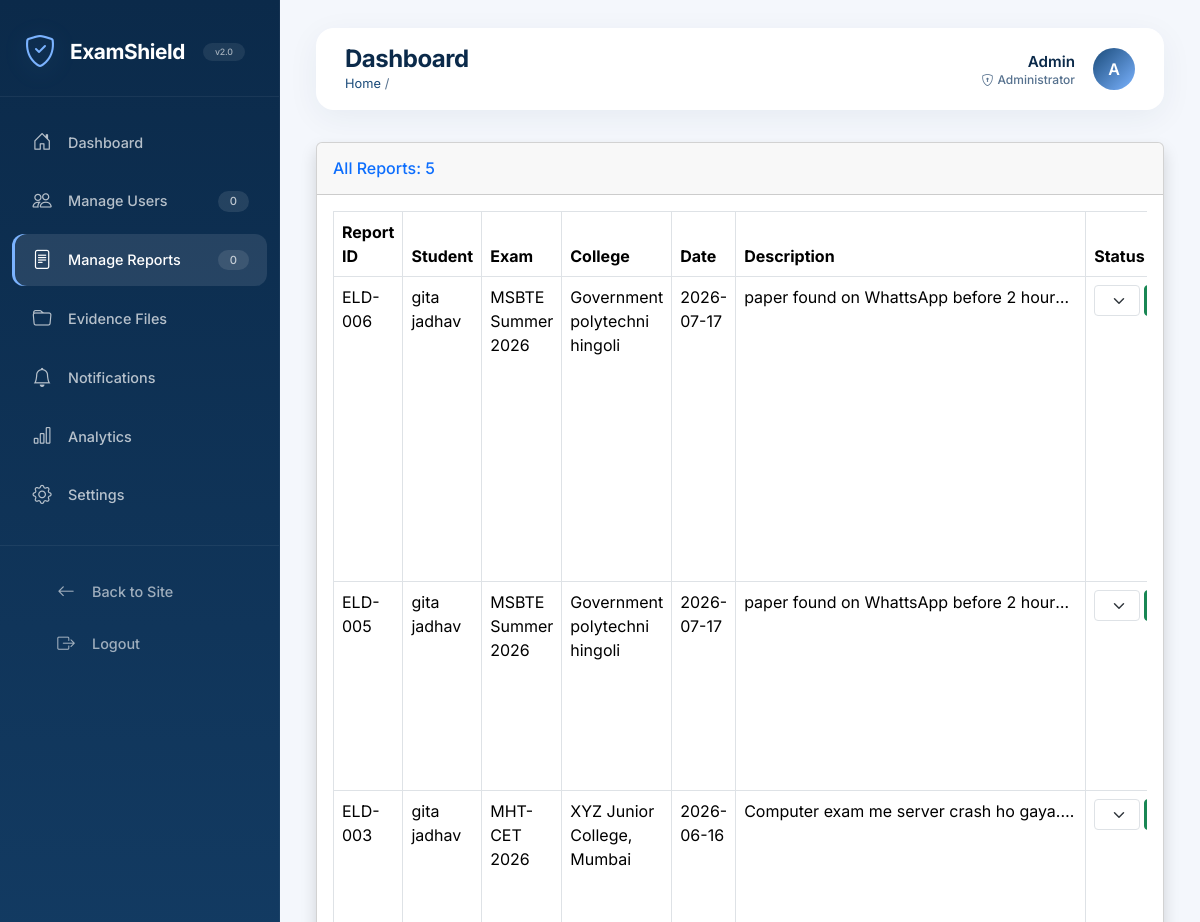
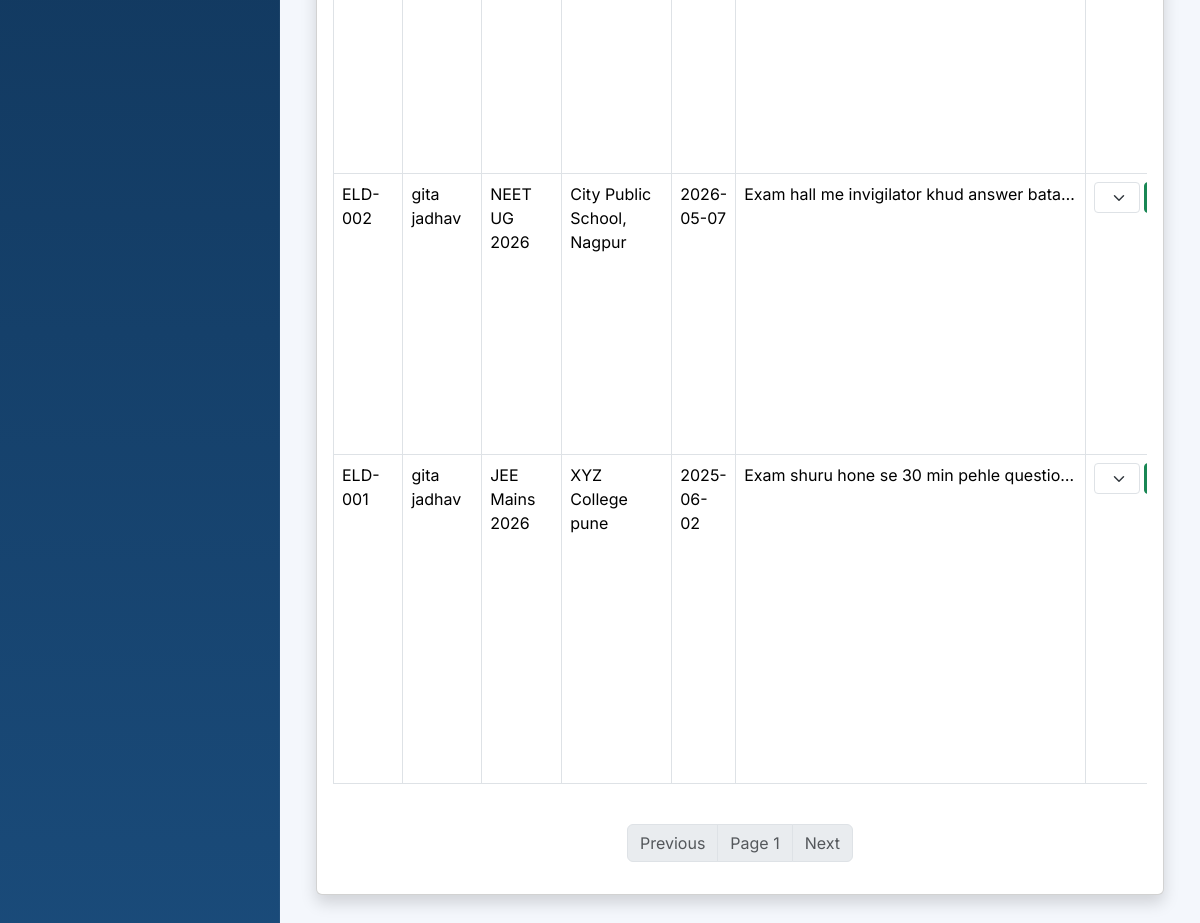
The page /admin/reports (signed in) on the database its author committed (2 pictures, top to bottom).
### tables this page shows
CREATE TABLE users (
            id INTEGER PRIMARY KEY AUTOINCREMENT,
            username TEXT NOT NULL UNIQUE,
            password TEXT NOT NULL,
            email TEXT UNIQUE,
            mobile TEXT UNIQUE,
            name TEXT,
            role TEXT DEFAULT 'student',

            -- Verification
            is_mobile_verified INTEGER DEFAULT 0,
            is_email_verified INTEGER DEFAULT 0,
            mobile_otp TEXT,
            otp_generated_at TEXT,

            -- Identity Proof 
            profile_photo TEXT,
            id_proof_type TEXT,
            id_proof_number TEXT,
            id_proof_photo TEXT,
            is_id_verified INTEGER DEFAULT 0,

            -- Tracking & Moderation
            signup_ip TEXT,
            signup_user_agent TEXT,
            created_at TEXT DEFAULT CURRENT_TIMESTAMP,
            is_blocked INTEGER DEFAULT 0,
            trust_score INTEGER DEFAULT 100
        );

CREATE TABLE entries (
            id INTEGER PRIMARY KEY AUTOINCREMENT,
            user_id INTEGER NOT NULL,
            exam_name TEXT NOT NULL,
            subject_name TEXT NOT NULL,
            college_name TEXT NOT NULL,
            status TEXT DEFAULT 'Pending',
            report_date TEXT,
            description TEXT,

            -- Incident Location
            incident_state TEXT,
            incident_district TEXT,
            incident_city TEXT,
            incident_college TEXT,
            incident_address TEXT,

            -- Multiple Files - JSON madhe store karu
            photos TEXT,
            videos TEXT,
            audios TEXT,

            -- Admin
            urgency_score INTEGER DEFAULT 0,
            ai_summary TEXT,
            fake_status TEXT,
            admin_remark TEXT,
            is_dummy INTEGER DEFAULT 0,
            created_at TEXT DEFAULT CURRENT_TIMESTAMP,
            updated_at TEXT, category TEXT DEFAULT 'Other', sentiment TEXT DEFAULT 'Normal',

            FOREIGN KEY (user_id) REFERENCES users (id)
        );

### app.py (the view)
@app.route('/admin/reports')
@admin_required
def admin_reports():
    page = request.args.get('page', 1, type=int)
    per_page = 10
    offset = (page - 1) * per_page
    conn = get_db()
    conn.row_factory = sqlite3.Row
    total_reports = conn.execute("SELECT COUNT(*) FROM entries").fetchone()[0]
    reports = conn.execute("""
        SELECT e.*, u.name
        FROM entries e
        JOIN users u ON e.user_id=u.id
        ORDER BY e.id DESC
        LIMIT? OFFSET?
    """, (per_page, offset)).fetchall()
    conn.close()
    return render_template('admin_reports.html',
                           user=current_user,
                           reports=[dict(r) for r in reports],
                           page=page,
                           total=total_reports,
                           per_page=per_page)

### app.py (called while the page is built)
@login_manager.user_loader
def load_user(user_id):
    conn = get_db()
    user_row = conn.execute('SELECT * FROM users WHERE id =?', (user_id,)).fetchone()
    conn.close()
    if user_row:
        user = dict(user_row)
        return User(
            id=user['id'],
            username=user['username'],
            name=user.get('name', 'User'),
            role=user.get('role', 'student'),
            is_mobile_verified=user.get('is_mobile_verified', 0),
            is_email_verified=user.get('is_email_verified', 0),
            is_blocked=user.get('is_blocked', 0)
        )
    return None

def admin_required(f):
    @wraps(f)
    def decorated_function(*args, **kwargs):
        if not current_user.is_authenticated:
            flash('Please login first', 'error')
            return redirect(url_for('login'))
        if current_user.role!= 'admin':
            flash('You do not have admin permission', 'error')
            return redirect(url_for('dashboard'))
        return f(*args, **kwargs)
    return decorated_function

@app.context_processor
def inject_notifications():
    if current_user.is_authenticated: # FIX: session ki jagah current_user
        conn = get_db()
        count = conn.execute("SELECT COUNT(*) FROM notifications WHERE is_read = 0").fetchone()[0]
        conn.close()
        return dict(unread_count=count)
    return dict(unread_count=0)

def get_settings():
    conn = get_db()
    s = conn.execute("SELECT * FROM settings WHERE id=1").fetchone()
    conn.close()
    return s

@app.before_request
def check_maintenance():
    settings = get_settings()
    if settings and settings['maintenance_mode'] == 1:
        if request.endpoint and 'static' not in request.endpoint:
            if not current_user.is_authenticated or current_user.role!= 'admin':
                return render_template('maintenance.html'), 503

### database.py (called while the page is built)
def get_db():
    conn = sqlite3.connect(DB_PATH)
    conn.row_factory = sqlite3.Row
    return conn

### templates/admin_reports.html (shortened to what this page needs)
{% extends "admin_base.html" %}
{% block content %}
<div class="card shadow mb-4">
    <div class="card-header py-3 d-flex justify-content-between">
        <h6 class="m-0 font-weight-bold text-primary">All Reports: {{ total }}</h6>
    </div>
    <div class="card-body">
        <div class="table-responsive">
            <table class="table table-bordered table-hover">
                <thead class="thead-dark">
                    <tr>
                        <th>Report ID</th>
                        <th>Student</th>
                        <th>Exam</th>
                        <th>College</th>
                        <th>Date</th>
                        <th>Description</th>
                        <th>Status</th>
                    </tr>
                </thead>
                <tbody>
                    {% for r in reports %}
                    <tr>
                        <td>ELD-{{ '%03d'|format(r.id) }}</td>
                        <td>{{ r.name }}<br><small class="text-muted">{{ r.email }}</small></td>
                        <td>{{ r.exam_name }}</td>
                        <td>{{ r.college_name }}</td>
                        <td>{{ r.report_date }}</td>
                        <td class="desc-col" title="{{ r.description }}">{{ r.description[:120] }}{% if r.description|length > 120 %}...{% endif %}</td>
                        <td>
                            <form action="{{ url_for('update_status', id=r.id) }}" method="POST" class="d-flex gap-1">
                                <select name="status" class="form-select form-select-sm">
                                    <option value="Pending" {% if r.status=='Pending' %}selected{% endif %}>Pending</option>
                                    <option value="In Progress" {% if r.status=='In Progress' %}selected{% endif %}>In Progress</option>
                                </select>
                                <button type="submit" class="btn btn-sm btn-success">✓</button>
                            </form>
                        </td>
                    </tr>
                    {% else %}
                    <tr><td colspan="9" class="text-center">No reports found</td></tr>
                    {% endfor %}
                </tbody>
            </table>
        </div>
        <nav aria-label="Page navigation" class="mt-4">
          <ul class="pagination justify-content-center">
            {% if page > 1 %}
            <li class="page-item">
              <a class="page-link" href="{{ url_for('admin_reports', page=page-1) }}">Previous</a>
            </li>
            {% else %}
            <li class="page-item disabled"><span class="page-link">Previous</span></li>
            {% endif %}
            <li class="page-item disabled"><span class="page-link">Page {{ page }}</span></li>
            {% if page * per_page < total %}
            <li class="page-item">
              <a class="page-link" href="{{ url_for('admin_reports', page=page+1) }}">Next</a>
            </li>
            {% else %}
            <li class="page-item disabled"><span class="page-link">Next</span></li>
            {% endif %}
          </ul>
        </nav>
    </div>
</div>
{% endblock %}

### templates/admin_base.html (shortened to what this page needs)
<!DOCTYPE html>
<html lang="en">
<head>
    <link href="https://cdn.jsdelivr.net/npm/bootstrap@5.3.3/dist/css/bootstrap.min.css" rel="stylesheet">
    <link rel="stylesheet" href="https://cdn.jsdelivr.net/npm/bootstrap-icons@1.11.3/font/bootstrap-icons.min.css">
</head>
<body>
    <nav class="admin-sidebar" id="adminSidebar">
        <div class="brand">
            <i class="bi bi-shield-check"></i>
            <span>ExamShield</span>
            <span class="badge-version">v2.0</span>
        </div>
        <ul class="nav flex-column">
            <li>
                <a class="nav-link {% if request.endpoint == 'admin_dashboard' %}active{% endif %}" href="{{ url_for('admin_dashboard') }}">
                    <i class="bi bi-house-door"></i> Dashboard
                </a>
            </li>
            <li>
                <a class="nav-link {% if request.endpoint == 'admin_users' %}active{% endif %}" href="{{ url_for('admin_users') }}">
                    <i class="bi bi-people"></i> Manage Users
                    <span class="badge-count">{{ user_count|default(0) }}</span>
                </a>
            </li>
            <li>
                <a class="nav-link {% if request.endpoint == 'admin_reports' %}active{% endif %}" href="{{ url_for('admin_reports') }}">
                    <i class="bi bi-file-text"></i> Manage Reports
                    <span class="badge-count">{{ report_count|default(0) }}</span>
                </a>
            </li>
            <li>
                <a class="nav-link {% if request.endpoint == 'admin_evidence' %}active{% endif %}" href="{{ url_for('admin_evidence') }}">
                    <i class="bi bi-folder"></i> Evidence Files
                </a>
            </li>
            <li>
                <a class="nav-link {% if request.endpoint == 'admin_notifications' %}active{% endif %}" href="{{ url_for('admin_notifications') }}">
                    <i class="bi bi-bell"></i> Notifications
                </a>
            </li>
            <li>
                <a class="nav-link {% if request.endpoint == 'admin_analytics' %}active{% endif %}" href="{{ url_for('admin_analytics') }}">
                    <i class="bi bi-bar-chart"></i> Analytics
                </a>
            </li>
            <li>
                <a class="nav-link {% if request.endpoint == 'admin_settings' %}active{% endif %}" href="{{ url_for('admin_settings') }}">
                    <i class="bi bi-gear"></i> Settings
                </a>
            </li>
        </ul>
        <div class="sidebar-footer">
            <ul class="nav flex-column">
                <li>
                    <a class="nav-link" href="{{ url_for('home') }}">
                        <i class="bi bi-arrow-left"></i> Back to Site
                    </a>
                </li>
                <li>
                    <a class="nav-link" href="{{ url_for('logout') }}">
                        <i class="bi bi-box-arrow-right"></i> Logout
                    </a>
                </li>
            </ul>
        </div>
    </nav>
    <div class="admin-content">
        <div class="admin-topbar">
            <div class="page-title">
                <div>
                    <h1>{% block page_title %}Dashboard{% endblock %}</h1>
                    <nav class="breadcrumb">
                        <a href="{{ url_for('admin_dashboard') }}">Home</a>
                        <span class="mx-1">/</span>
                    </nav>
                </div>
            </div>
            <div class="user-area">
                <div class="text-end">
                    <span class="user-name">{{ session.user.name if session.user else 'Admin' }}</span>
                    <span class="user-role"><i class="bi bi-shield-lock me-1"></i>Administrator</span>
                </div>
                <div class="avatar">
                    {{ (session.user.name if session.user else 'Admin')[0]|upper }}
                </div>
            </div>
        </div>
        {% block content %}{% endblock %}
    </div>
</body>
</html>

### templates/admin_base.html (style rules this page uses)
:root { --primary-dark: #0b2a4a; --primary-mid: #1a4b7a; --primary-light: #2d6ea0; --accent-blue: #7bb3ff; --bg-light: #f4f7fc; --card-shadow: 0 8px 32px rgba(18, 52, 86, 0.06); --card-hover-shadow: 0 16px 48px -12px rgba(18, 52, 86, 0.10); --radius-lg: 28px; --radius-md: 18px; --radius-sm: 12px; }
* { margin: 0; padding: 0; box-sizing: border-box; }
body { font-family: 'Inter', -apple-system, BlinkMacSystemFont, sans-serif; background: var(--bg-light); color: #0b1e2f; min-height: 100vh; }
.admin-sidebar { min-height: 100vh; background: linear-gradient(180deg, var(--primary-dark) 0%, var(--primary-mid) 100%); color: white; position: fixed; width: 280px; transition: transform 0.3s cubic-bezier(0.4, 0, 0.2, 1); z-index: 1050; top: 0; left: 0; bottom: 0; overflow-y: auto; border-right: 1px solid rgba(255, 255, 255, 0.04); }
.admin-sidebar .brand { padding: 28px 24px 20px; border-bottom: 1px solid rgba(255, 255, 255, 0.06); margin-bottom: 16px; display: flex; align-items: center; gap: 14px; }
.admin-sidebar .brand i { font-size: 2rem; color: var(--accent-blue); filter: drop-shadow(0 4px 12px rgba(123, 179, 255, 0.2)); }
.admin-sidebar .brand span { font-size: 1.3rem; font-weight: 700; letter-spacing: -0.02em; }
.admin-sidebar .brand .badge-version { font-size: 0.55rem; background: rgba(255, 255, 255, 0.08); padding: 2px 12px; border-radius: 40px; font-weight: 500; color: rgba(255, 255, 255, 0.6); margin-left: 4px; }
.admin-sidebar .nav { padding: 0 12px; }
.admin-sidebar .nav-link { color: rgba(255, 255, 255, 0.7); padding: 12px 18px; margin: 3px 0; border-radius: var(--radius-sm); font-weight: 500; font-size: 0.9rem; display: flex; align-items: center; gap: 14px; transition: all 0.2s ease; text-decoration: none; position: relative; }
.admin-sidebar .nav-link i { font-size: 1.2rem; width: 24px; text-align: center; flex-shrink: 0; }
.admin-sidebar .nav-link.active { background: rgba(255, 255, 255, 0.1); color: white; box-shadow: inset 3px 0 0 var(--accent-blue); }
.admin-sidebar .nav-link .badge-count { margin-left: auto; background: rgba(255, 255, 255, 0.1); color: rgba(255, 255, 255, 0.7); font-size: 0.7rem; padding: 2px 12px; border-radius: 40px; font-weight: 500; }
.admin-sidebar .sidebar-footer { padding: 20px 24px 28px; border-top: 1px solid rgba(255, 255, 255, 0.06); margin-top: 20px; }
.admin-sidebar .sidebar-footer .nav-link { color: rgba(255, 255, 255, 0.6); padding: 10px 18px; border-radius: var(--radius-sm); transition: all 0.2s; }
.admin-sidebar .sidebar-footer .nav-link i { font-size: 1.1rem; }
.admin-content { margin-left: 280px; padding: 28px 36px 40px; min-height: 100vh; }
.admin-topbar { background: #ffffff; border-radius: var(--radius-md); padding: 16px 28px; margin-bottom: 32px; display: flex; justify-content: space-between; align-items: center; box-shadow: var(--card-shadow); border: 1px solid rgba(255, 255, 255, 0.5); }
.admin-topbar .page-title { display: flex; align-items: center; gap: 12px; }
.admin-topbar .page-title h1 { font-size: 1.5rem; font-weight: 700; color: var(--primary-dark); margin: 0; letter-spacing: -0.02em; }
.admin-topbar .page-title .breadcrumb { font-size: 0.8rem; color: #56718e; margin: 0; padding: 0; background: none; }
.admin-topbar .page-title .breadcrumb a { color: #1a4b7a; text-decoration: none; }
.admin-topbar .user-area { display: flex; align-items: center; gap: 18px; }
.admin-topbar .user-area .avatar { width: 42px; height: 42px; border-radius: 50%; background: linear-gradient(135deg, var(--primary-mid), var(--accent-blue)); color: white; display: flex; align-items: center; justify-content: center; font-weight: 600; font-size: 1rem; flex-shrink: 0; }
.admin-topbar .user-area .user-name { font-weight: 600; color: var(--primary-dark); font-size: 0.95rem; }
.admin-topbar .user-area .user-role { font-size: 0.75rem; color: #56718e; font-weight: 500; display: block; margin-top: -2px; }
.admin-content { animation: fadeSlideDown 0.5s ease forwards; }

### templates/admin_reports.html (style rules this page uses)
.desc-col { max-width: 350px; white-space: nowrap; overflow: hidden; text-overflow: ellipsis; }

### rows shown on the page
users: user "Admin"
entries: id "006", name "gita jadhav", exam_name "MSBTE Summer 2026", college_name "Government polytechni hingoli", report_date "2026-07-17", description "paper found on WhattsApp before 2 hours…", status "Pending"
entries: id "005", name "gita jadhav", exam_name "MSBTE Summer 2026", college_name "Government polytechni hingoli", report_date "2026-07-17", description "paper found on WhattsApp before 2 hours…", status "Pending"
entries: id "003", name "gita jadhav", exam_name "MHT-CET 2026", college_name "XYZ Junior College, Mumbai", report_date "2026-06-16", description "Computer exam me server crash ho gaya.…", status "In Progress"
entries: id "002", name "gita jadhav", exam_name "NEET UG 2026", college_name "City Public School, Nagpur", report_date "2026-05-07", description "Exam hall me invigilator khud answer bata…", status "Pending"
entries: id "001", name "gita jadhav", exam_name "JEE Mains 2026", college_name "XYZ College pune", report_date "2025-06-02", description "Exam shuru hone se 30 min pehle questio…", status "Pending"

### other values the page prints
{{ user_count|default(0) }} "0"
{{ report_count|default(0) }} "0"
{{ (session.user.name if session.user else 'Admin')[0]|upper }} "A"
{{ total }} "5"
{{ page }} "1"
